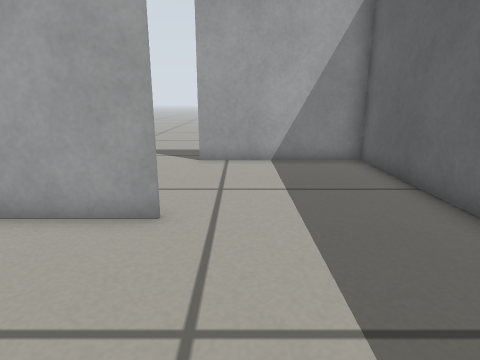
view 1 (above)

12 first-person views from a walk through a Gazebo world. The camera is 0.42 m above the floor, tilts 14° down and sees 75° across. The floor is counted in squares, 0.2 m on a side. Each view is taken from the middle of a square. On the plan, view 1 faces up. The plan holds only what a view shows up to about 18 squares ahead; the rest is blank.

view 2
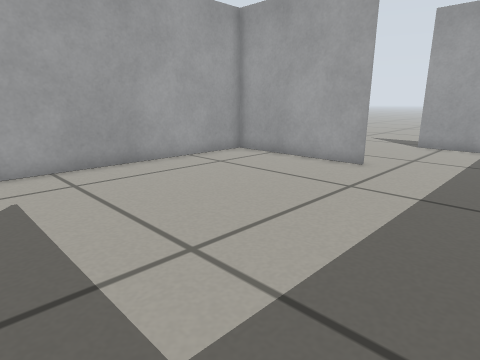

view 3
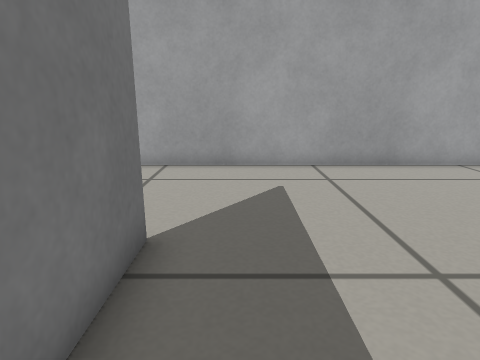

view 4
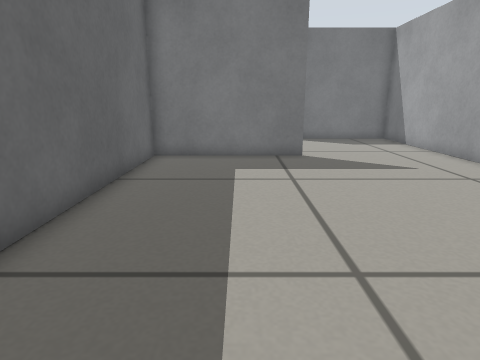

view 5
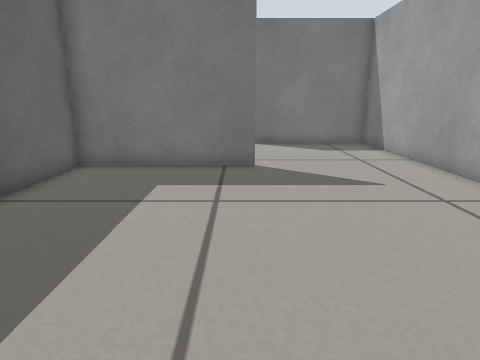

view 6
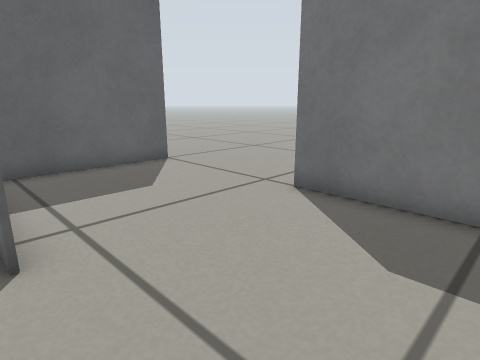

view 7
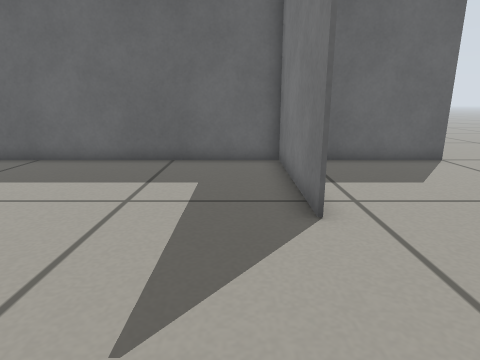

view 8
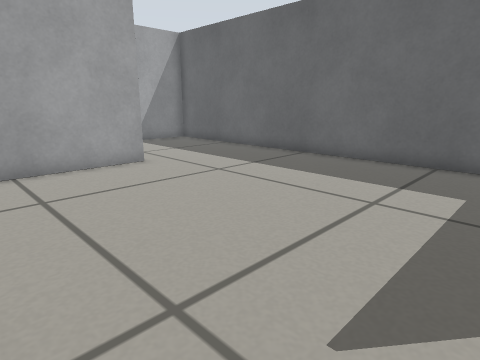

view 9
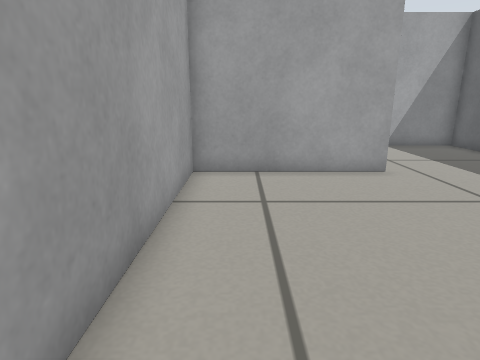

view 10
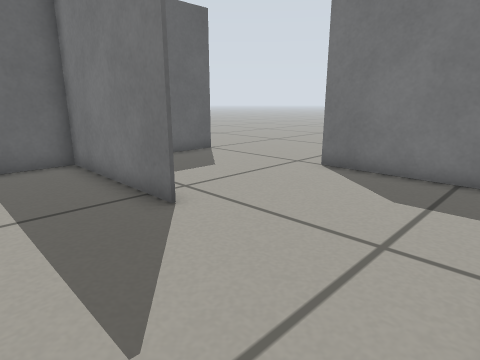

view 11
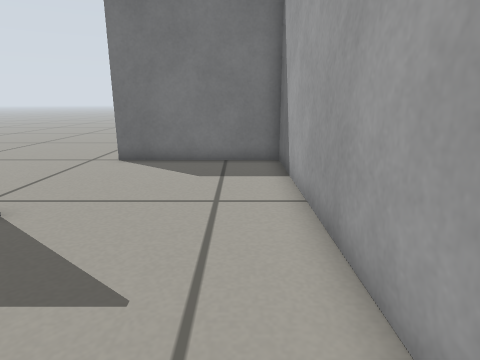

view 12
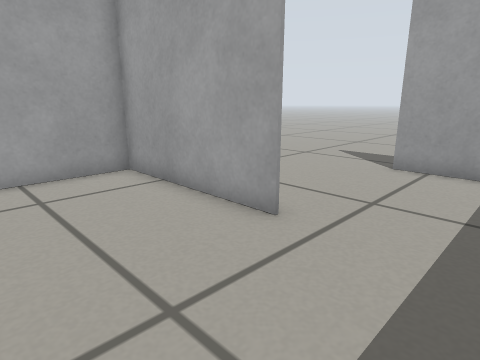

### Floor plan
Ten units are one square. View 1 is at (0, 0); x grows to the right and y downward. Boxes are objects, and circles mark ways between rooms. Rooms are numbered by the first view taken in them; rooms with no view inside come last. Other rooms are left out.
<svg viewBox="-79 -120 128 251">
<path fill="none" stroke="#000" d="M-14 -55 -74 -55 -74 65M-16 64 44 64 44 -55M44 -55 44 -115 -15 -115M-74 65 -74 125 -15 125M44 126 44 72"/>
<circle cx="10" cy="-60" r="3" fill="#2a7"/>
<circle cx="-45" cy="60" r="3" fill="#2a7"/>
<text x="-20" y="0">1</text>
<text x="-20" y="-90">2</text>
<text x="-20" y="90">3</text>
</svg>
Room 1 opens to room 2. Room 1 opens to room 3.

Where each view was taken, in squares from view 1:
view 1: 0 up, 0 right, facing up
view 2: 5 down, 3 right, facing up-left
view 3: 5 down, 3 right, facing left
view 4: 6 up, 1 right, facing down
view 5: 4 up, 1 left, facing down
view 6: 6 down, 6 left, facing down-right
view 7: 5 down, 7 left, facing right
view 8: 5 down, 7 left, facing up-right
view 9: 4 down, 6 left, facing up
view 10: 3 down, 7 left, facing down-right
view 11: 1 down, 6 left, facing down
view 12: 1 up, 2 right, facing up-left
